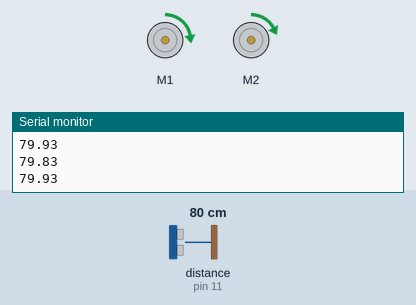
A sketch run on a simulated Arduino Uno, built with avr-gcc and run on an emulated ATmega328P. On the bench: 2 × DC motor (green arrow = forward, orange = backward, longer = faster), the last lines printed to the serial monitor. Wiring (inferred from the names in the program): ultrasonic range finder: trigger pin 12; echo pin 11. The test bench sets the inputs (shaded band); at power-on: distance to the obstacle (sensor on pin 11) 80 cm. The echo pulse lasts 58.3 µs per cm.

Above: at 4.8 s.
4.9 s: distance to the obstacle (sensor on pin 11) set to 2 cm
At 6.1 s:
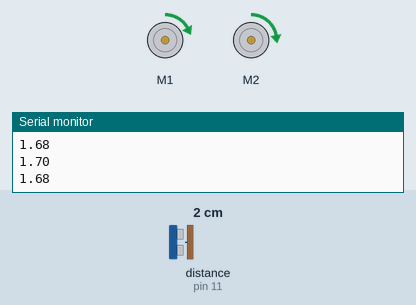
6.4 s: distance to the obstacle (sensor on pin 11) set to 120 cm
At 6.7 s:
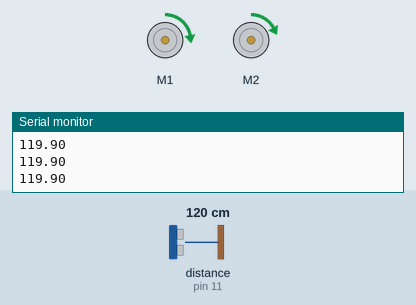
7.9 s: distance to the obstacle (sensor on pin 11) set to 4 cm
At 10.52 s:
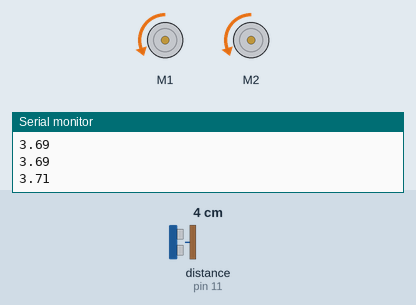
10.9 s: distance to the obstacle (sensor on pin 11) set to 250 cm
13.9 s: distance to the obstacle (sensor on pin 11) set to 9 cm
Timing chart, 0 to 17.9 s (numbered marks = the images above; inputs shaded):
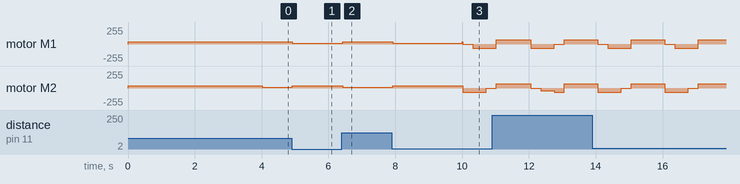

Measured:
- after the input at 4.9 s, motor M1: forward 31/255 → forward 12/255 at once; motor M2: forward 12/255 → forward 31/255 at once
- after the input at 6.4 s, motor M1: forward 12/255 → forward 31/255 at once; motor M2: forward 31/255 → forward 12/255 at once

The sketch:

Test2.ino
```cpp
#include <ZumoMotors.h>

ZumoMotors motors;

unsigned long time;


#define echoPin 11 // Echo Pin
#define trigPin 12 // Trigger Pin

double duration, distance; // Duration used to calculate distance

double maxx = 67;
double target = 66.5;
double minn = 66;
int direction1 = 0;

double adjustMaxx = (maxx + 1);
double adjustMinn = (minn - 1);

boolean safetyStep = false ;

double diff;
void setup() {
  Serial.begin (9600);
  pinMode(trigPin, OUTPUT);
  pinMode(echoPin, INPUT);

  motors.setLeftSpeed(50);
  motors.setRightSpeed(50);
}


void loop() {

  /*
        delay to allow the robotic to skip the box before it depends on Ultrasonic Sensor.
        The delay time may change relativaly to the robotic speed.
  */


  time = millis();

  if (time < 3000) {
    delay(4000);
  }


  // Get the distance and store it on the @distance
  distance = getDistance();

  // if the distance more or less than the limit distance then call the method inside if statement.
  if ( (distance > maxx || distance < minn ) && !safetyStep && time < 10000) {

    // if the distance less than the minimum distance then call turnLeft method
    if ( distance < minn ) { // turn to left.

      // calling the turnLeft method.
      turnLeft(getDistance());


      // else if the distance more than the maximum distance then call turnRight method
    }   else if ( distance > maxx ) { // turn to right

      // calling the turnLeft method.
      turnRight(getDistance());
    }


    // the safetyStep is false by default
    //
  } else if (!safetyStep ) {
    motors.setLeftSpeed(50);
    motors.setRightSpeed(50);

  }


  if (time > 10000) {
    safetyStep = true;

  }


  // adjust

  if (safetyStep) {

    if (getDistance() > adjustMaxx ) {
      adjustRight();
      direction1 = 0;
      delay(200);

    } else if ( getDistance() < adjustMinn ) {

      adjustLeft();
      direction1 = 1;
      delay(200);
    } else {


      if (direction1 == 0) {
        adjustRight() ;
        delay(200);
      } else if (direction1 == 1) {
        adjustLeft();
        delay(200);

      }

    }

  }


}

/* The following trigPin/echoPin cycle is used to determine the
   distance of the nearest object by bouncing soundwaves off of it. */


double getDistance() {

  digitalWrite(trigPin, LOW);
  delayMicroseconds(2);


  digitalWrite(trigPin, HIGH);
  delayMicroseconds(20);

  digitalWrite(trigPin, LOW);
  duration = pulseIn(echoPin, HIGH);


  //Calculate the distance (in cm) based on the speed of sound.
  //  duration / 58.2;

  Serial.println((duration / 58.2 ));

  return (duration / 58.2) ;
}

void turnLeft(double dis) {
  motors.setLeftSpeed(20);
  motors.setRightSpeed(50);
}

void turnRight(double dis) {
  motors.setLeftSpeed(50);
  motors.setRightSpeed(20);
}

void adjustRight() {

  motors.setLeftSpeed(-100);
  motors.setRightSpeed(0);
  delay(300);

  motors.setLeftSpeed(-100);
  motors.setRightSpeed(-60);
  delay(400);

  motors.setLeftSpeed(0);
  motors.setRightSpeed(-100);
  delay(300);
  motors.setLeftSpeed(100);
  motors.setRightSpeed(100);
  delay(800);
}

void adjustLeft() {

  motors.setLeftSpeed(0);
  motors.setRightSpeed(-100);
  delay(300);

  motors.setLeftSpeed(-100);
  motors.setRightSpeed(-100);
  delay(400);

  motors.setLeftSpeed(-100);
  motors.setRightSpeed(0);
  delay(300);
  motors.setLeftSpeed(100);
  motors.setRightSpeed(100);
  delay(800);
}
```
